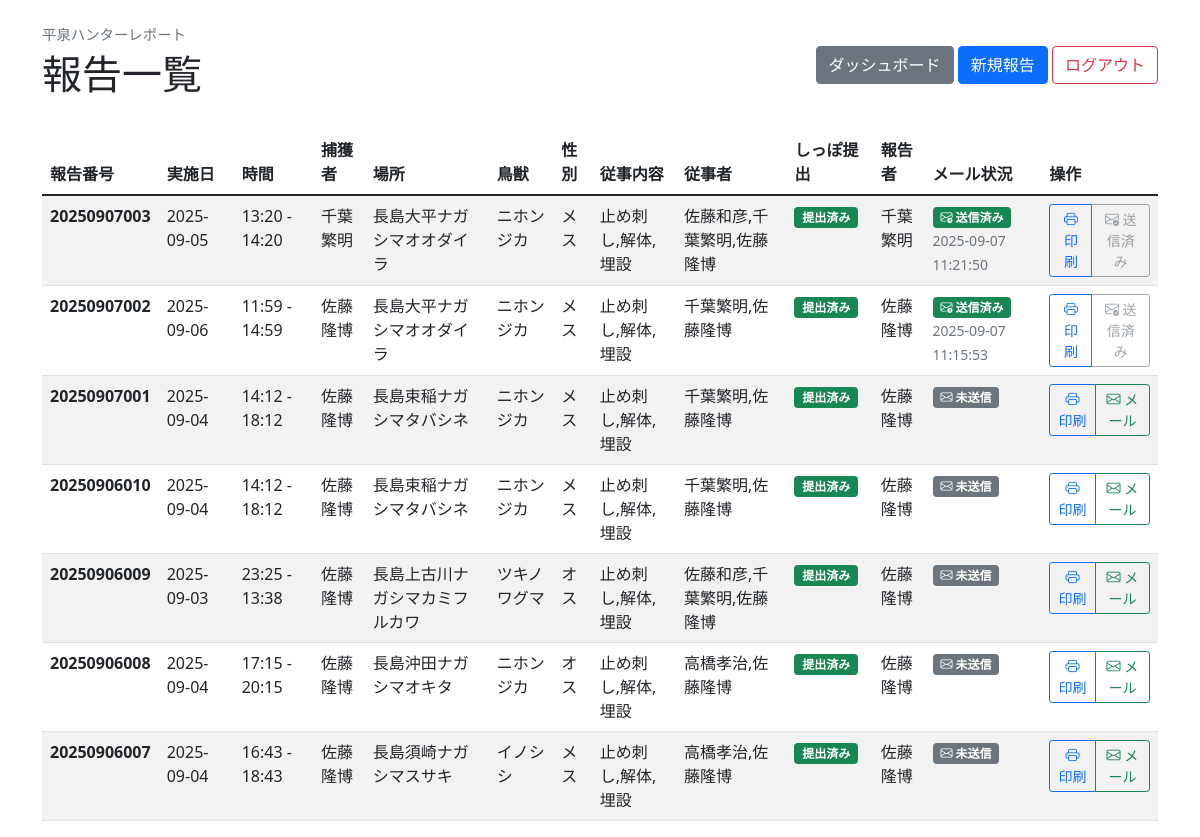
The page /reports (signed in) on the database as committed earlier.
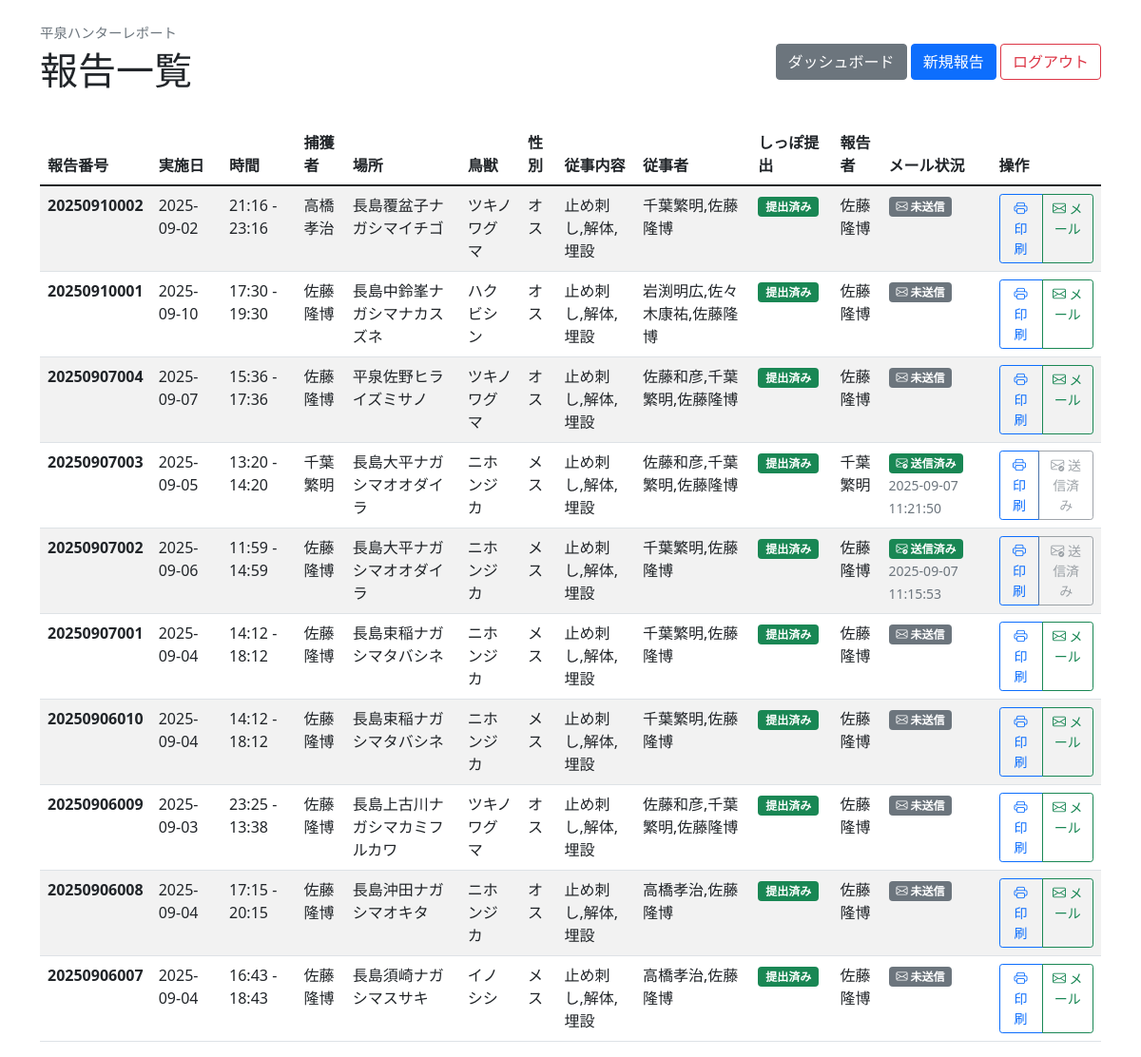
The same page on the database as committed later.
### app.py (models this page shows)
class Report(Model):
    reportno = CharField(unique=True)  # 報告番号
    user = CharField()  # ユーザー名（またはID）
    date = CharField()
    start_time = CharField()
    end_time = CharField()
    method = CharField()
    hunter = CharField()
    team_members = CharField(null=True)  # 実施隊従事者（カンマ区切りで保存）
    location = CharField()
    animal = CharField()
    sex = CharField()
    tasks = CharField()  # カンマ区切りで保存
    tail_submitted = CharField()  # "yes" or "no"
    email_sent = BooleanField(default=False)  # メール送信済みフラグ
    email_sent_date = CharField(null=True)  # メール送信日時
    email_sent_by = CharField(null=True)  # メール送信者
    photo_upload_date = CharField(null=True)  # 写真アップロード日時
    class Meta:
        database = db

### app.py (the view)
@app.route("/reports")
def reports():
    if "user_id" not in session:
        return redirect("/login")
    user = User.get_by_id(session["user_id"])
    if user.role == "admin":
        reports_list = Report.select().order_by(Report.reportno.desc())
    else:
        reports_list = Report.select().where(Report.user == user.name).order_by(Report.reportno.desc())
    return render_template("reports.html", reports=reports_list, user=user)

### templates/reports.html (shortened to what this page needs)
<!DOCTYPE html>
<html lang="ja">
<head>
    <link href="https://cdn.jsdelivr.net/npm/bootstrap@5.1.3/dist/css/bootstrap.min.css" rel="stylesheet">
    <link href="https://cdn.jsdelivr.net/npm/bootstrap-icons@1.7.2/font/bootstrap-icons.css" rel="stylesheet">
</head>
<body>
    <div class="container mt-4">
        <div class="d-flex justify-content-between align-items-center mb-4">
            <div>
                <div class="app-title-small mb-1">平泉ハンターレポート</div>
                <h1>報告一覧</h1>
            </div>
            <div>
                <a href="/dashboard" class="btn btn-secondary">ダッシュボード</a>
                <a href="/report/new" class="btn btn-primary">新規報告</a>
                <a href="/logout" class="btn btn-outline-danger">ログアウト</a>
            </div>
        </div>
        {% if reports %}
        <div class="table-responsive">
            <table class="table table-striped">
                <thead>
                    <tr>
                        <th>報告番号</th>
                        <th>実施日</th>
                        <th>時間</th>
                        <th>捕獲者</th>
                        <th>場所</th>
                        <th>鳥獣</th>
                        <th>性別</th>
                        <th>従事内容</th>
                        <th>従事者</th>
                        <th>しっぽ提出</th>
                        <th>報告者</th>
                        <th>メール状況</th>
                        <th>操作</th>
                    </tr>
                </thead>
                <tbody>
                    {% for report in reports %}
                    <tr>
                        <td><strong>{{ report.reportno }}</strong></td>
                        <td>{{ report.date }}</td>
                        <td>{{ report.start_time }} - {{ report.end_time }}</td>
                        <td>{{ report.hunter }}</td>
                        <td>{{ report.location }}</td>
                        <td>{{ report.animal }}</td>
                        <td>{{ report.sex }}</td>
                        <td>{{ report.tasks }}</td>
                        <td>{{ report.team_members or '-' }}</td>
                        <td>
                            {% if report.tail_submitted == "yes" %}
                            <span class="badge bg-success">提出済み</span>
                            {% elif report.tail_submitted == "no" %}
                            <span class="badge bg-warning">未提出</span>
                            {% else %}
                            <span class="badge bg-secondary">なし</span>
                            {% endif %}
                        </td>
                        <td>{{ report.user }}</td>
                        <td>
                            {% if report.email_sent %}
                            <span class="badge bg-success">
                                <i class="bi bi-envelope-check"></i> 送信済み
                            </span>
                            <br>
                            <small class="text-muted">{{ report.email_sent_date }}</small>
                            {% else %}
                            <span class="badge bg-secondary">
                                <i class="bi bi-envelope"></i> 未送信
                            </span>
                            {% endif %}
                        </td>
                        <td>
                            <div class="btn-group" role="group">
                                <a href="/report/print/{{ report.id }}" target="_blank" class="btn btn-sm btn-outline-primary">
                                    <i class="bi bi-printer"></i> 印刷
                                </a>
                                {% if user.role == "admin" %}
                                {% if not report.email_sent %}
                                <a href="/reports/{{ report.id }}/email" class="btn btn-sm btn-outline-success">
                                    <i class="bi bi-envelope"></i> メール
                                </a>
                                {% else %}
                                <button class="btn btn-sm btn-outline-secondary" disabled title="既に送信済み">
                                    <i class="bi bi-envelope-check"></i> 送信済み
                                </button>
                                {% endif %}
                                {% endif %}
                            </div>
                        </td>
                    </tr>
                    {% endfor %}
                </tbody>
            </table>
        </div>
        {% else %}
        <div class="alert alert-info">
            <h4>報告がありません</h4>
            <p>まだ報告が登録されていません。<a href="/report/new">新規報告</a>から最初の報告を作成してください。</p>
        </div>
        {% endif %}
    </div>
</body>
</html>

### templates/reports.html (style rules this page uses)
.app-title-small { color: #6c757d; font-size: 0.9rem; font-weight: 500; }

Rows that differ between the two databases and show on the page:
added Report: reportno "20250910002", date "2025-09-02", start_time "21:16", end_time "23:16", hunter "高橋孝治", location "長島覆盆子ナガシマイチゴ", animal "ツキノワグマ", sex "オス", tasks "止め刺し,解体,埋設", team_members "千葉繁明,佐藤隆博", tail_submitted "提出済み", user "佐藤隆博", email_sent False (drawn)
added Report: reportno "20250910001", date "2025-09-10", start_time "17:30", end_time "19:30", hunter "佐藤隆博", location "長島中鈴峯ナガシマナカスズネ", animal "ハクビシン", sex "オス", tasks "止め刺し,解体,埋設", team_members "岩渕明広,佐々木康祐,佐藤隆博", tail_submitted "提出済み", user "佐藤隆博", email_sent False (drawn)
added Report: reportno "20250907004", date "2025-09-07", start_time "15:36", end_time "17:36", hunter "佐藤隆博", location "平泉佐野ヒライズミサノ", animal "ツキノワグマ", sex "オス", tasks "止め刺し,解体,埋設", team_members "佐藤和彦,千葉繁明,佐藤隆博", tail_submitted "提出済み", user "佐藤隆博", email_sent False (drawn)
